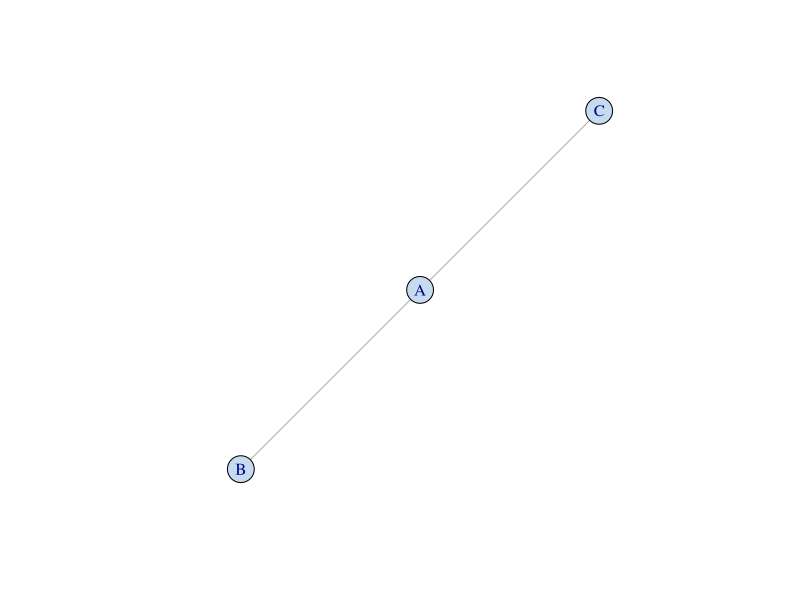
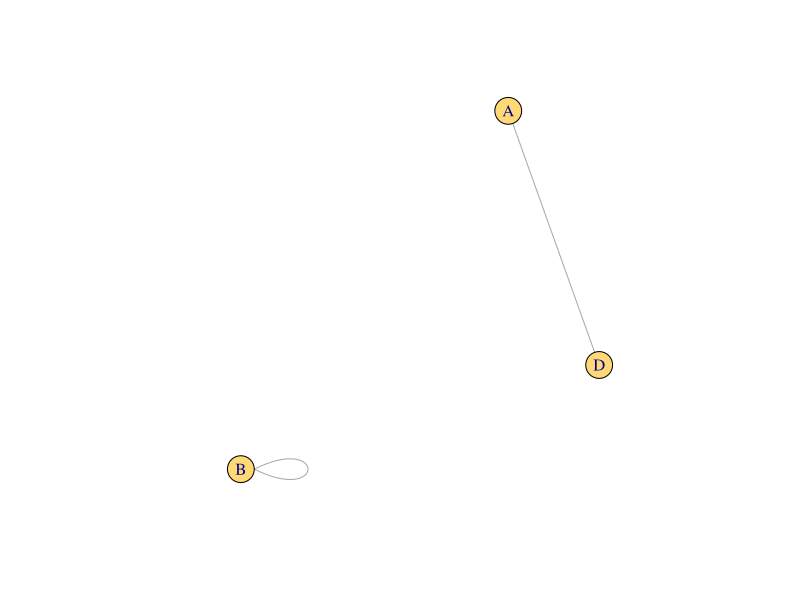
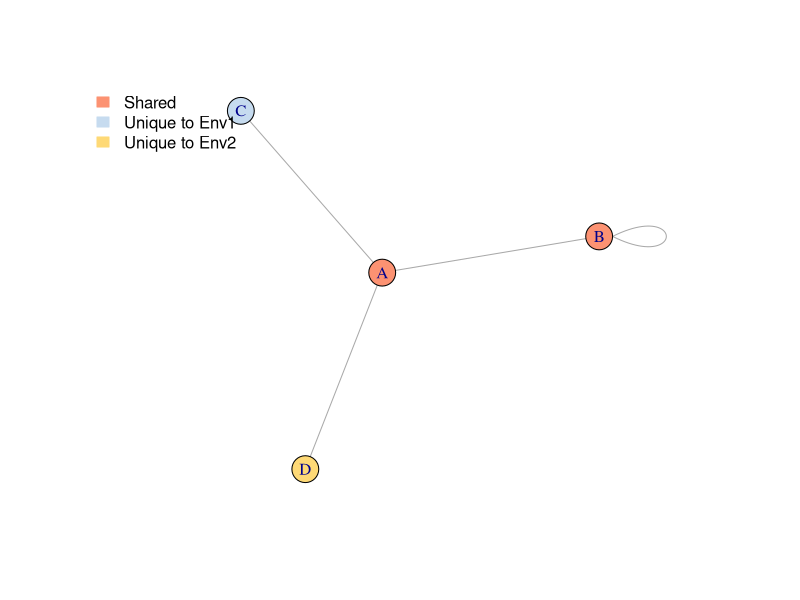
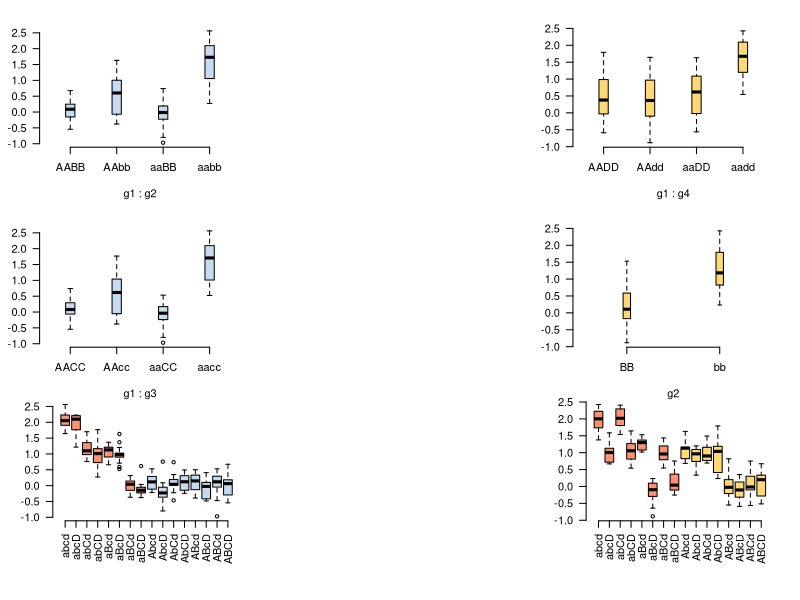

R code for these plots, in order:
# Prep data
require(igraph)
require(RColorBrewer)
#dev.off()
#display.brewer.all()
##################
##################
##define color
##################
##################

c1 <- brewer.pal(9,"Blues")[3]
c2 <-  brewer.pal(9,"YlOrRd")[3]
c3 <-  brewer.pal(9,"Reds")[4]

##################
##################
##simulate  G-P map
##################
##################
g1 <- sample(x = c(0,1),size = 200,replace = T,prob = c(0.5,0.5))# locus A
g2 <- sample(x = c(0,1),size = 200,replace = T,prob = c(0.5,0.5)) # locus B
g3 <- sample(x = c(0,1),size = 200,replace = T,prob = c(0.5,0.5)) #
g4 <- sample(x = c(0,1),size = 200,replace = T,prob = c(0.5,0.5)) # locus D

y1 <- g1*g2+g1*g3+ g1*g4*0.05+rnorm(200,mean = 0,sd = 0.3)
y2 <- g2*1+g1*g4+rnorm(200,mean = 0,sd = 0.3)


##################
##################
##simulate G-G Network
##################
##################

e1 <- data.frame("locus1"=c("A","B"),"locus"=c("C","A"))
e1_graph <-graph_from_data_frame(e1, directed = F, vertices = NULL)
V(e1_graph)$color <- c1

e2 <- data.frame("locus1"=c("A","B"),"locus"=c("D","B"))
e2_graph <-graph_from_data_frame(e2, directed = F, vertices = NULL)
V(e2_graph)$color <- c2

e3 <- rbind(e1,e2)
e3_graph <-graph_from_data_frame(e3, directed = F, vertices = NULL)
V1 <- names(V(e1_graph))
V2 <- names(V(e2_graph))
inter <- intersect(V1,V2)
V(e3_graph)$color <- ifelse(names(V(e3_graph)) %in% as.character(inter),c3,ifelse(names(V(e3_graph)) %in% V1,c1,c2))
a <- layout.auto(e3_graph)
a_index12 <- names(V(e3_graph))
a_index1 <- names(V(e1_graph))
a_index2<- names(V(e2_graph))
#dev.off()
#par(mfrow=c(3,1))
plot(e1_graph)
plot(e2_graph)
plot(e3_graph)
legend("topleft",legend = c("Shared","Unique to Env1","Unique to Env2"),col = c(c3,c1,c2),fill = c(c3,c1,c2),border =c(c3,c1,c2),bty = "n" )

##################
##################
##plot
##################
##################
par(mfrow=c(3,3),mar=c(4,3,2,2))
x = 0.2
boxplot(y1~g1*g2,frame.plot=F,col=c1,las=1,names=c("AABB","AAbb","aaBB","aabb"),boxwex=x)

plot(0,col="white",frame.plot = F,xaxt="n",yaxt="n",xlab = "",ylab = "")
boxplot(y2~g1*g4,frame.plot=F,col=c2,las=1,names=c("AADD","AAdd","aaDD","aadd"),boxwex=x)

#plot(0,col="white",frame.plot = F,xaxt="n",yaxt="n")

boxplot(y1~g1*g3,frame.plot=F,col=c1,las=1,names=c("AACC","AAcc","aaCC","aacc"),boxwex=x)

plot(0,col="white",frame.plot = F,xaxt="n",yaxt="n",xlab = "",ylab = "")

boxplot(y2~g2,frame.plot=F,col=c2,las=1,names=c("BB","bb"),boxwex=0.4*x)
my_box <- function(y,col){
  #boxplot(y1 ~ g2*g1*g3*g4,frame.plot=F,col=c1,las=2,plot=T,names=nm)
  #nm <- paste0(rep(c("AA","aa"),8),rep(c("BB","BB","bb","bb"),4),rep(c(rep("CC",4),rep("cc",4)),2),c(rep("DD",8),rep("dd",8)))
  nm <- paste0(rep(c("A","a"),8),rep(c("B","B","b","b"),4),rep(c(rep("C",4),rep("c",4)),2),c(rep("D",8),rep("d",8)))
  
  b<-boxplot(y ~ g1*g2*g3*g4,frame.plot=F,col=c1,las=2,plot=F,names=nm) #boxplot(y1 ~ g2*g1*g3*g4,frame.plot=F,col=c1,las=2,plot=T,names=c("AABBCC","aaBBCC","AAbbCC","aabbCC","AABBcc","aaBBcc","AAbbcc","aabbcc"))
  b <- b
  or <- order(b$names)#order(b$stats[3,])
  b$stats <- b$stats[,or]
  b$n <- b$n[or]
  for(i in 1:length(or)){
    b$group[b$group == or[i]] <- i
  }
  b$conf <- b$conf[or]
  b$names <-b$names[or]
  bxp(b,frame.plot=F,las=2,boxfill=col)
}

## joint network
par(mar=c(6,4,0,2))
my_box(y = y1,col=c(rep(c3,8),rep(c1,8)))
plot(0,col="white",frame.plot = F,xaxt="n",yaxt="n",xlab = "",ylab = "")

my_box(y = y2,col=c(rep(c3,8),rep(c2,8)))


# b<- boxplot(y1 ~ g2*g1*g3,frame.plot=F,col=c1,las=2,plot=T,names=c("AABBCC","aaBBCC","AAbbCC","aabbCC","AABBcc","aaBBcc","AAbbcc","aabbcc"))
# b <- b
# or <- order(b$stats[3,])
# b$stats <- b$stats[,or]
# b$n <- b$n[or]
# for(i in 1:length(or)){
#   b$group[b$group == or[i]] <- i
# }
# b$conf <- b$conf[or]
# b$names <-b$names[or]
# bxp(b,frame.plot=F,col=c1,las=2,boxfill=c1)

############### Second enviroment
# 
# #c(rnorm(100,mean = 2,sd = 0.3),rnorm(100,mean=3,sd=0.35))
# geno <- rep(c("AABB","AAbb","aaBB","aabb"),each=50)
# boxplot(y~geno,frame.plot=F,col=c1,las=2)
# 
# y <- c(rnorm(150,mean = 2,sd = 0.3),rnorm(50,mean=3,sd=0.35))
# geno <- rep(c("AACC","AAcc","aaCC","aacc"),each=50)




## Pannel A